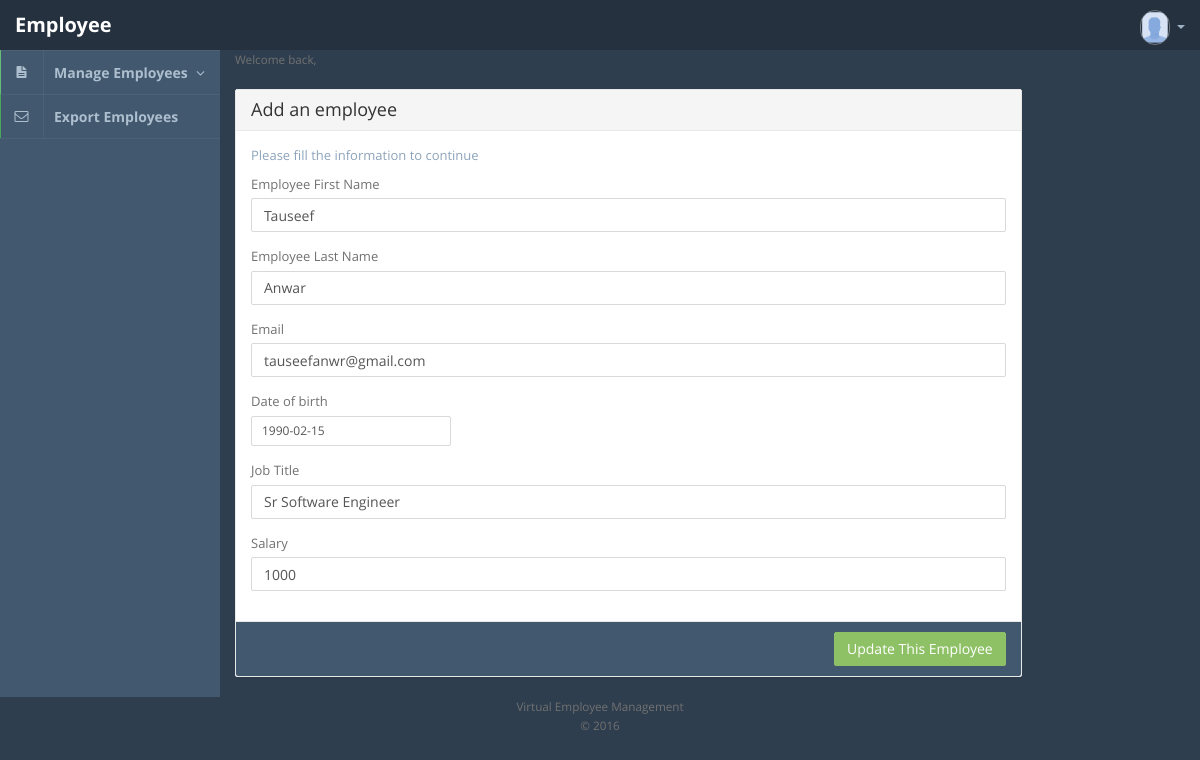
/edit.php?emp_id=1, run on the app's committed database.
### tables this page shows
CREATE TABLE IF NOT EXISTS `employee` (
  `emp_id` int(11) NOT NULL,
  `emp_first_name` varchar(100) NOT NULL,
  `emp_last_name` varchar(100) DEFAULT NULL,
  `emp_dob` date DEFAULT NULL,
  `emp_email` varchar(100) NOT NULL,
  `job_title` varchar(50) NOT NULL,
  `salary` float DEFAULT NULL
);

### edit.php (the view, shortened to what this page needs)
<?php
include 'header.php';
if(isset($_REQUEST['emp_id'])){
	$emp_id = $_REQUEST['emp_id'];
}
$sql = "select * from employee where emp_id=".$emp_id."";
$result = $conn->query($sql);
?>
<section class="vbox">
    <header class="bg-dark dk header navbar navbar-fixed-top-xs">
      <div class="navbar-header aside-md">
        <a href="#" class="navbar-brand" data-toggle="fullscreen">Employee </a>
      </div>
      <ul class="nav navbar-nav navbar-right m-n hidden-xs nav-user">
        <li class="dropdown">
          <a href="#" class="dropdown-toggle" data-toggle="dropdown">
            <span class="thumb-sm avatar pull-left">
              <img src="images/avatar.jpg">
            </span>
            <?php echo $_SESSION['email'];?> <b class="caret"></b>
          </a>
        </li>
      </ul>
    </header>
    <section>
      <section class="hbox stretch">
        <?php include 'left_bar.php';?>
        <section id="content">
          <section class="vbox">
            <section class="scrollable padder">
              <div class="m-b-md">
                <small>Welcome back, <?php echo $_SESSION['email'];?></small>
              </div>
              <div class="row">
                <div class="col-sm-10">
                  <form data-validate="parsley" action="addemployee.php" method="POST">
                  <?php
                  if ($result->num_rows > 0) {
                  	while($row = $result->fetch_assoc()) {
                  	?>
                    <section class="panel panel-default">
                      <header class="panel-heading">
                        <span class="h4">Add an employee</span>
                      </header>
                      <div class="panel-body">
                        <p class="text-muted">Please fill the information to continue</p>
                        <div class="form-group">
                          <label>Employee First Name</label>
                          <input type="text" name="emp_first_name" id = "emp_first_name" value="<?php echo $row['emp_first_name'];?>" class="form-control" placeholder="First Name" data-required="true">
                        </div>
                        <div class="form-group">
                          <label>Employee Last Name</label>
                          <input type="text" name="emp_last_name" value="<?php echo $row['emp_last_name'];?>" class="form-control" placeholder="Last Name" data-required="true">
                        </div>
                        <div class="form-group">
                          <label>Email</label>
                          <input type="text" name="emp_email" id = "emp_email" value="<?php echo $row['emp_email'];?>" class="form-control" data-type="email" placeholder="email" data-required="true">
                        </div>
                        <div class="form-group">
                          <label>Date of birth</label>
                          <input type="text" name="emp_dob" id = "emp_dob" value="<?php echo $row['emp_dob'];?>" class="input-sm input-s datepicker-input form-control" data-date-format="yyyy-mm-dd" data-type="phone" placeholder="Date" data-required="true">
                        </div>
                        <div class="form-group">
                          <label>Job Title</label>
                          <input type="text" name="emp_job_title" id = "emp_job_title" value="<?php echo $row['job_title'];?>" class="form-control" data-type="phone" placeholder="Job Title" data-required="true">
                        </div>
                        <div class="form-group">
                          <label>Salary</label>
                          <input type="text" name="emp_salary" id = "emp_salary" value="<?php echo $row['salary'];?>" class="form-control" data-type="phone" placeholder="Salary" data-required="true">
                        </div>
                      </div>
                      <footer class="panel-footer text-right bg-light lter">
                        <button type="submit" id="addEmployee" class="btn btn-success btn-s-xs">Update This Employee</button>
                      </footer>
                    </section>
                    <?php }}?>
                  </form>
                </div>
              </div>
            </section>
          </section>
        </section>
      </section>
    </section>
  </section>
  <?php include 'footer.php';?>

### css/app.css (style rules this page uses)
html { background-color: #f7f7f7; overflow-x: hidden; }
.h1, .h2, .h3, .h4, .h5, .h6 { margin: 0; }
a { color: #2e3e4e; text-decoration: none; }
label { font-weight: normal; }
.text-muted { color: #979797; }
small { font-size: 90%; }
.form-control { border-color: #d9d9d9; border-radius: 2px; }
.form-control, .form-control:focus { -webkit-box-shadow: none; box-shadow: none; }
.input-s { width: 200px; }
.nav .avatar { width: 30px; margin-top: -5px; margin-right: 5px; }
.panel { border-radius: 2px; }
.panel.panel-default { border-color: #e8e8e8; }
.panel.panel-default > .panel-heading, .panel.panel-default > .panel-footer { border-color: #e8e8e8; }
.panel-heading { border-radius: 2px 2px 0 0; }
.panel-footer { border-radius: 0 0 2px 2px; }
@media (min-width: 768px) { .hbox { display: table; table-layout: fixed; border-spacing: 0; width: 100%; } }
@media (min-width: 768px) { .hbox > aside, .hbox > section { display: table-cell; vertical-align: top; height: 100%; padding: 0; float: none; } }
@media (min-width: 768px) { .vbox { display: table; border-spacing: 0; position: relative; height: 100%; width: 100%; } }
@media (min-width: 768px) { .vbox > section, .vbox > footer { top: 0; bottom: 0; width: 100%; } }
@media (min-width: 768px) { .vbox > header ~ section { top: 50px; } }
@media (min-width: 768px) { .aside-md { width: 220px; } }
@media (min-width: 768px) { .scrollable { -webkit-overflow-scrolling: touch; } }
.hbox > aside, .hbox > section { padding: 0 !important; }
.header, .footer { min-height: 50px; padding: 0 15px; }
.header.navbar, .footer.navbar { min-height: 0; border-radius: 0; border: none; margin-bottom: 0; padding: 0; }
.scrollable { overflow-x: hidden; overflow-y: auto; }
.navbar-header { position: relative; }
.navbar-brand { float: none; text-align: center; font-size: 20px; line-height: 50px; display: inline-block; padding: 0 15px; font-weight: bold; }
.btn-success { color: #fff !important; background-color: #8ec165; border-color: #8ec165; }
.btn { font-weight: 500; border-radius: 2px; }
.bg-light { background-color: #f1f1f1; color: #717171; }
.bg-light.lter, .bg-light .lter { background-color: #fefefe; }
.bg-dark { background-color: #2e3e4e; color: #9db1c5; }
.bg-dark.lter, .bg-dark .lter { background-color: #41586e; }
.bg-dark.dk, .bg-dark .dk { background-color: #25313e; }
.bg-dark a { color: #adbece; }
.bg-dark .nav .caret { border-top-color: #9db1c5; border-bottom-color: #9db1c5; }
.bg-dark .nav > li > a { color: #adbece; }
.bg-dark .text-muted { color: #8da4bb !important; }
.btn-s-xs { min-width: 90px; }
.avatar { border: 1px solid rgba(255,255,255,0.35); display: block; border-radius: 500px; white-space: nowrap; }
.avatar img { border-radius: 500px; }
.padder { padding-left: 15px; padding-right: 15px; }
.m-n { margin: 0 !important; }
.m-b-md { margin-bottom: 20px; }
.thumb-sm { width: 36px; display: inline-block; }
.thumb img, .thumb-xs img, .thumb-sm img, .thumb-md img, .thumb-lg img { height: auto; max-width: 100%; vertical-align: middle; }

### data on the page
employee: emp_first_name "Tauseef", emp_last_name "Anwar", emp_email "tauseefanwr@gmail.com", emp_dob "1990-02-15", emp_job_title "Sr Software Engineer", emp_salary "1000"
